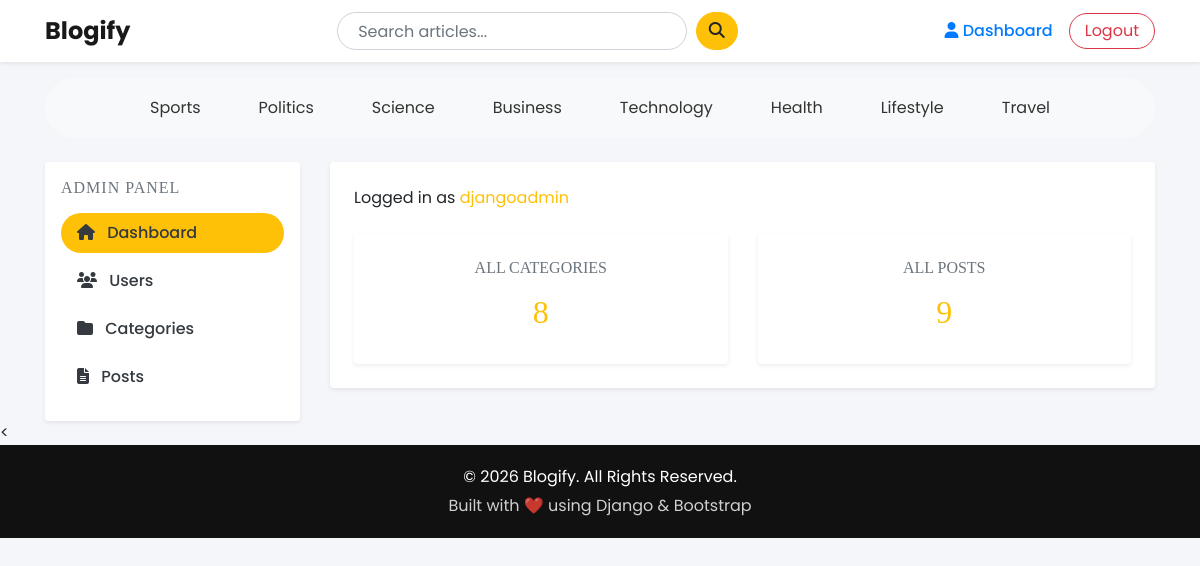
Page /dashboard/ (signed in) on the earlier database version.
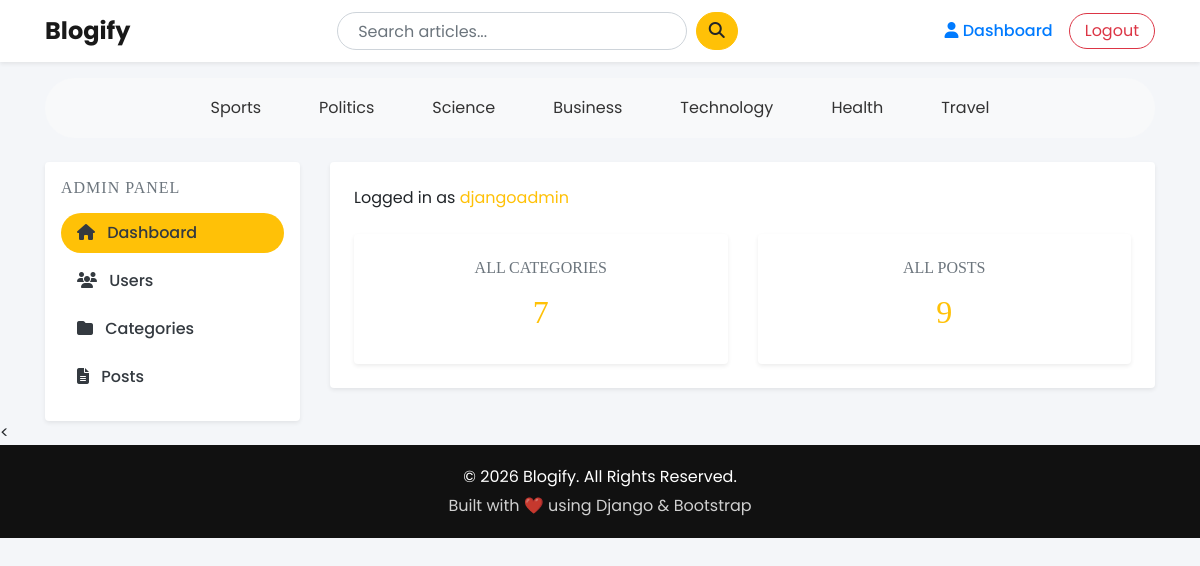
Same page on the later database version.
### Blogapp/models.py (models this page shows, shortened)
class Category(models.Model):
    category_name = models.CharField(max_length=50, unique=True)
    created_at = models.DateTimeField(auto_now_add=True)
    updated_at = models.DateTimeField(auto_now=True)
    class Meta:
        verbose_name_plural = 'categories'

### dashboard/views.py (the view)
# urls.py: path('dashboard/', include('dashboard.urls')),
@login_required(login_url='login')
def dashboard(request):
    context = {
        "category_count": Category.objects.count(),
        "blogs_count": Blog.objects.count()
    }
    return render(request, 'dashboard/dashboard.html', context)

### Blogapp/context_processors.py (called while the page is built)
def get_categories(request):
    categories = Category.objects.all()
    return dict(categories=categories)

def get_social_link(request):
    social_link = SocialLink.objects.all()
    return dict(social_link=social_link)

### Blogapp/templates/dashboard/dashboard.html
{% extends 'base.html' %}
{% block content %}
<div class="row">
    {% include 'dashboard/sidebar.html' %}
    <div class="col-md-9">
        <div class="card border-0 shadow-sm rounded-4 p-4">
            <p class="mb-4">
                Logged in as
                <span class="fw-bold text-warning">{{ user }}</span>
            </p>
            <div class="row g-4">
                <div class="col-md-6">
                    <div class="card border-0 shadow-sm rounded-4 text-center p-4 h-100">
                        <h6 class="text-uppercase text-muted mb-3">
                            All Categories
                        </h6>
                        <h2 class="fw-bold text-warning">
                            {{ category_count }}
                        </h2>
                    </div>
                </div>
                <div class="col-md-6">
                    <div class="card border-0 shadow-sm rounded-4 text-center p-4 h-100">
                        <h6 class="text-uppercase text-muted mb-3">
                            All Posts
                        </h6>
                        <h2 class="fw-bold text-warning">
                            {{ blogs_count }}
                        </h2>
                    </div>
                </div>
            </div>
        </div>
    </div>
</div>
{% endblock %}

### Blogapp/templates/base.html (shortened to what this page needs)
{% load static %}
<!DOCTYPE html>
<html lang="en">
<head>
    <link rel="stylesheet" href="https://cdn.jsdelivr.net/npm/bootstrap@4.6.2/dist/css/bootstrap.min.css">
    <link rel="stylesheet" href="https://cdnjs.cloudflare.com/ajax/libs/font-awesome/6.5.0/css/all.min.css">
    <link href="{% static 'css/blog.css' %}" rel="stylesheet">
    <link href="{% static 'css/home.css' %}" rel="stylesheet">
    <link href="{% static 'css/base.css' %}" rel="stylesheet">
    <link href="{% static 'css/login.css' %}" rel="stylesheet">
    <link href="{% static 'css/register.css' %}" rel="stylesheet">
    <link href="{% static 'css/posts.css' %}" rel="stylesheet">
    <link href="{% static 'css/users.css' %}" rel="stylesheet">
</head>
<body>
<nav class="navbar navbar-expand-lg navbar-light bg-white shadow-sm sticky-top">
  <div class="container">
    <a class="navbar-brand" href="/">Blogify</a>
    <div class="collapse navbar-collapse" id="navbarContent">
      <form class="d-flex mx-auto search-box" action="{% url 'search' %}" method="GET">
        <input class="form-control me-2" type="search" name="keyword"
               value="{{ keyword }}" placeholder="Search articles...">&nbsp;&nbsp;
        <button class="btn btn-warning" type="submit">
            <i class="fa fa-search"></i>
        </button>
      </form>
      <div class="d-flex align-items-center gap-2">
        {% if not user.is_authenticated %}
          <a class="btn btn-warning btn-custom" href="{% url 'login' %}">
              Login
          </a>&nbsp;&nbsp;
          <a class="btn btn-outline-dark btn-custom" href="{% url 'register' %}">
              Register
          </a>
        {% else %}
          <a class="nav-link" href="{% url 'dashboard' %}">
              <i class="fa fa-user"></i> Dashboard
          </a>
          <a class="btn btn-outline-danger btn-custom" href="{% url 'logout' %}">
              Logout
          </a>
        {% endif %}
      </div>
    </div>
  </div>
</nav>
<div class="container mt-3">
  <div class="d-flex flex-wrap justify-content-center"
       style="background:#f8f9fa; padding:12px 20px; border-radius:30px;">
    {% for cat in categories %}
      <a href="{% url 'posts_by_category' cat.id %}"
         style="
            text-decoration:none;
            color:#333;
            margin:0 15px;        /* 👈 space between categories */
            padding:6px 14px;
            border-radius:20px;
            transition:0.3s;
            display:inline-block;
         "
         onmouseover="this.style.backgroundColor='#ffc107'; this.style.color='black';"
         onmouseout="this.style.backgroundColor='transparent'; this.style.color='#333';"
      >
        {{ cat.category_name }}
      </a>
    {% endfor %}
  </div>
</div>
<div class="container mt-4">
{% block content %}
{% endblock %}
</div>
<<footer
    style="
        margin-top:auto;
        background-color:#111;
        color:#fff;
        padding:20px 0;
        text-align:center;
    "
>
    <div style="max-width:1200px; margin:auto;">
        <p style="margin-bottom:5px;">
            © 2026 Blogify. All Rights Reserved.
        </p>
        <p style="margin:0; opacity:0.8;">
            Built with ❤️ using Django & Bootstrap
        </p>
    </div>
</footer>
</body>
</html>

Differences in the rows shown:
removed Category: category_name "Lifestyle"
Other differences:
{{ category_count }}: "8" → "7"
